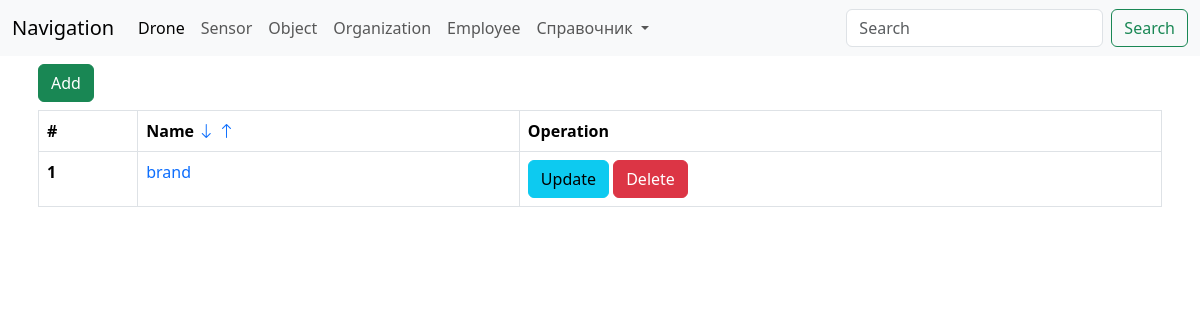
The app's page /spravichnik/brand/, older data.
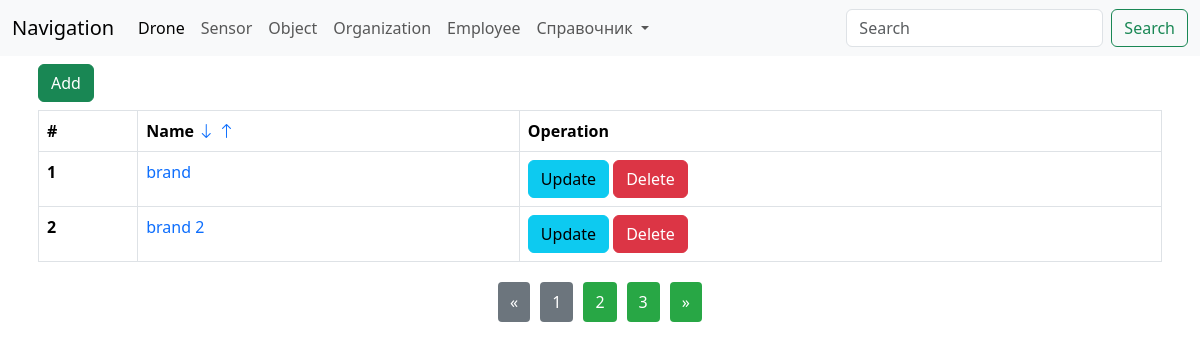
The same page, newer data.
### spravchnik/models.py (models this page shows, shortened)
class Brand(models.Model):
    name = models.CharField(max_length=155)
    class Meta:
        verbose_name_plural = "Brands"
        verbose_name = "Brand"

### spravchnik/views/view_class/brand.py (the view)
# urls.py: path('brand/', ListBrand.as_view(), name='brand'),
class ListBrand(ListView):
    model = Brand
    template_name = 'spravchnik/brand/list.html'
    context_object_name = 'brands'
    def get_queryset(self):
        order = self.request.GET.get('order')
        if order is not None:
            if order == 'asc':
                return sorted(Brand.objects.all(), key=lambda x: x.name)
            else:
                return sorted(Brand.objects.all(), key=lambda x: x.name, reverse=True)
        return Brand.objects.all()
    def get_context_data(self, **kwargs):
        brand_list = Brand.objects.all()
        context = super(ListBrand, self).get_context_data(**kwargs)
        search = self.request.GET.get('search')
        page = self.request.GET.get('page', 1)
        if search is not None:
            brand_filter = Brand.objects.filter(name__startswith=search)
            context['brand_filter'] = brand_filter
        paginator = Paginator(brand_list, 2)
        try:
            brands = paginator.page(page)
            context['brands'] = brands
        except PageNotAnInteger:
            brands = paginator.page(1)
            context['brands'] = brands
        except EmptyPage:
            brands = paginator.page(paginator.num_pages)
            context['brands'] = brands
        return context

### templates/spravchnik/brand/list.html (shortened to what this page needs)
{% extends 'base.html' %}
{% block content %}
    <div class="container p-2">
        <a href="{% url "create_brand" %}" class="btn btn-success mb-2">Add</a>
        <table class="table table-bordered">
            <thead>
            <tr>
                <th scope="col">#</th>
                <th scope="col">
                    Name
                    <a href="{% url 'brand' %}?order=desc"><i class="bi bi-arrow-down"></i></a>
                    <a href="{% url 'brand' %}?order=asc"><i class="bi bi-arrow-up"></i></a>
                </th>
                <th scope="col">Operation</th>
            </tr>
            </thead>
            <tbody>
            {% if brand_filter %}
                {% for brand in brand_filter %}
                    <tr>
                        <th scope="row">{{ forloop.counter }}</th>
                        <td>{{ brand.name }}</td>
                        <td>
                            <a href="{% url 'update_brand' brand.id %}" class="btn btn-info">Update</a>
                            <a href="{% url "delete_brand" brand.id %}" class="btn btn-danger">Delete</a>
                        </td>
                    </tr>
                {% endfor %}
            {% else %}
                {% for brand in brands %}
                    <tr>
                        <th scope="row">{{ forloop.counter }}</th>
                        <td><a href="{% url 'detail_brand' brand.id %}">{{ brand.name }}</a></td>
                        <td>
                            <a href="{% url 'update_brand' brand.id %}" class="btn btn-info">Update</a>
                            <a href="{% url "delete_brand" brand.id %}" class="btn btn-danger">Delete</a>
                        </td>
                    </tr>
                {% endfor %}
            {% endif %}
            </tbody>
        </table>
        <div>
            <ul class="pagination">
            {% if brands.has_other_pages %}
                {% if brands.has_previous %}
                    <li><a href="?page={{ brands.previous_page_number }}">&laquo;</a></li>
                {% else %}
                    <li class="disabled"><span>&laquo;</span></li>
                {% endif %}
                {% for i in brands.paginator.page_range %}
                    {% if brands.number == i %}
                        <li class="active"><span>{{ i }} </span></li>
                    {% else %}
                        <li><a href="?page={{ i }}">{{ i }}</a></li>
                    {% endif %}
                {% endfor %}
                {% if brands.has_next %}
                    <li><a href="?page={{ brands.next_page_number }}">&raquo;</a></li>
                {% else %}
                    <li class="disabled"><span>&raquo;</span></li>
                {% endif %}
            {% endif %}
            </ul>
        </div>
    </div>
{% endblock %}

### templates/base.html (shortened to what this page needs)
<!DOCTYPE html>
<html lang="en">
<head>
    <link href="https://cdn.jsdelivr.net/npm/bootstrap@5.3.2/dist/css/bootstrap.min.css" rel="stylesheet"
>
    <link rel="stylesheet" href="https://cdn.jsdelivr.net/npm/bootstrap-icons@1.5.0/font/bootstrap-icons.css">
</head>
<body>
<nav class="navbar navbar-expand-lg bg-body-tertiary">
    <div class="container-fluid">
        <a class="navbar-brand" href="{% url "home" %}">Navigation</a>
        <div class="collapse navbar-collapse" id="navbarSupportedContent">
            <ul class="navbar-nav me-auto mb-2 mb-lg-0">
                <li class="nav-item">
                    <a class="nav-link active" aria-current="page" href="{% url "drone" %}">Drone</a>
                </li>
                <li class="nav-item">
                    <a class="nav-link" href="{% url "sensor" %}">Sensor</a>
                </li>
                <li class="nav-item">
                    <a class="nav-link" href="{% url "object" %}">Object</a>
                </li>
                <li class="nav-item">
                    <a class="nav-link" href="{% url "organization" %}">Organization</a>
                </li>
                <li class="nav-item">
                    <a class="nav-link" href="{% url "employee" %}">Employee</a>
                </li>
                <li class="nav-item dropdown">
                    <a class="nav-link dropdown-toggle" href="" role="button" data-bs-toggle="dropdown"
                       aria-expanded="false">
                        Справочник
                    </a>
                </li>
            </ul>
            <form class="d-flex" role="search">
                <input name="search" class="form-control me-2" type="search" placeholder="Search" aria-label="Search">
                <input class="btn btn-outline-success" type="submit" value="Search">
            </form>
        </div>
    </div>
</nav>
{% block content %}
{% endblock %}
</body>
</html>

### templates/spravchnik/brand/list.html (style rules this page uses)
a { text-decoration: none; }
.pagination { display: flex; justify-content: center; margin-top: 20px; }
.pagination li { list-style: none; margin: 0 5px; }
.pagination a, .pagination span { display: inline-block; padding: 8px 12px; text-decoration: none; color: #fff; background-color: #28a745; border-radius: 4px; }
.pagination .disabled span, .pagination .active span { background-color: #6c757d; cursor: not-allowed; }

Row changes from the older to the newer data that the page shows:
added Brand: name "brand 2"
Text that changed along with them:
new list line: "1"
new list line: "2"
new list line: "3"
